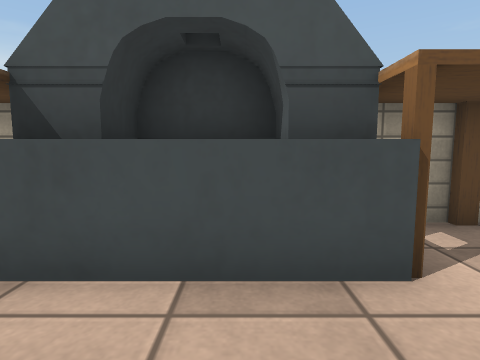
View 1 (above)

16 first-person views from a walk through a 3-D level made in the Unity game engine. The camera is 0.58 m above the floor, tilts 6° down and sees 80° across. The floor is counted in squares, 0.5 m on a side. Each view is taken from the middle of a square. On the plan, view 1 faces up. The plan holds only what a view shows up to about 12 squares ahead; the rest is blank. The place goes on beyond the plan. Some surface patterns are stand-ins.

View 2
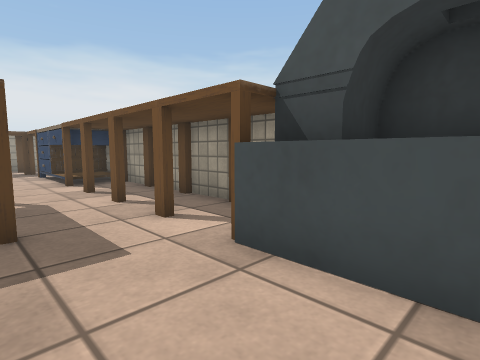

View 3
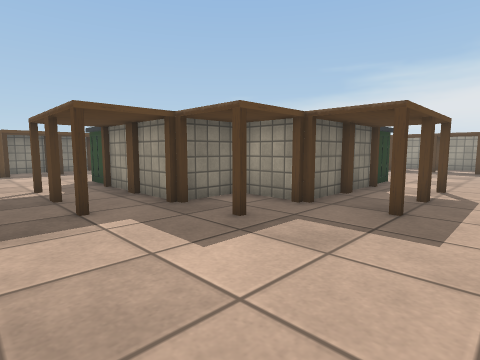

View 4
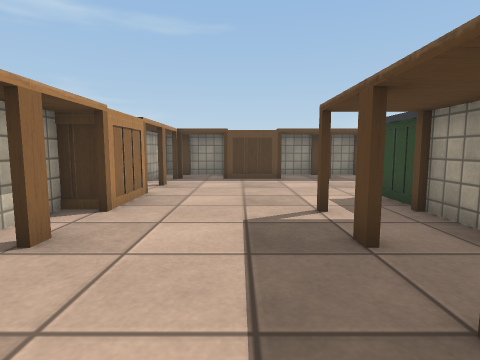

View 5
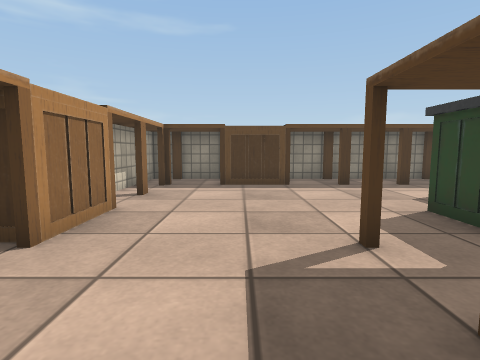

View 6
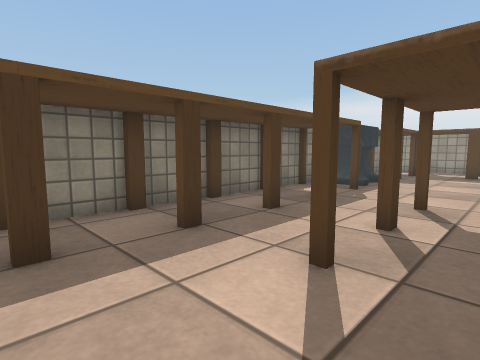

View 7
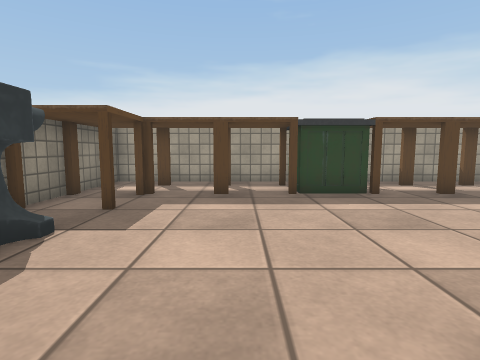

View 8
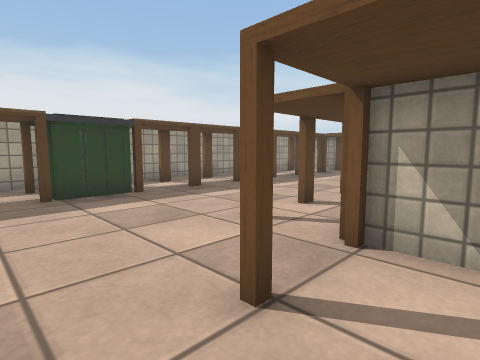

View 9
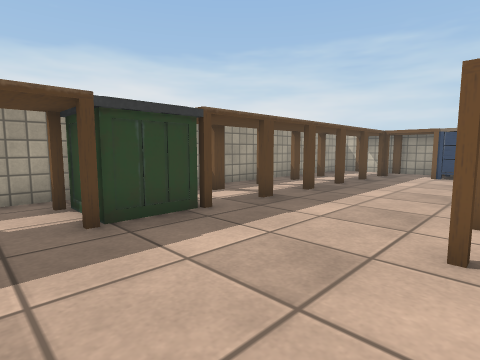

View 10
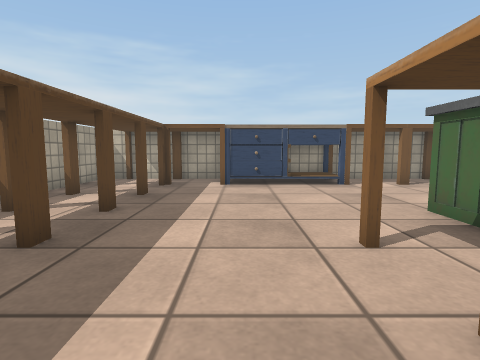

View 11
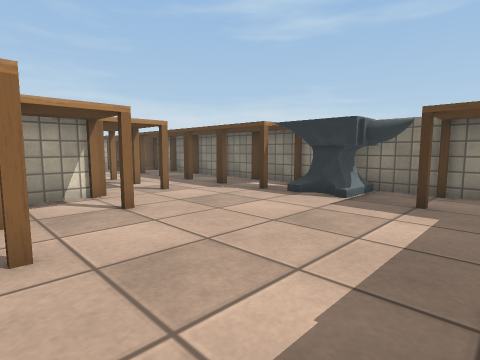

View 12
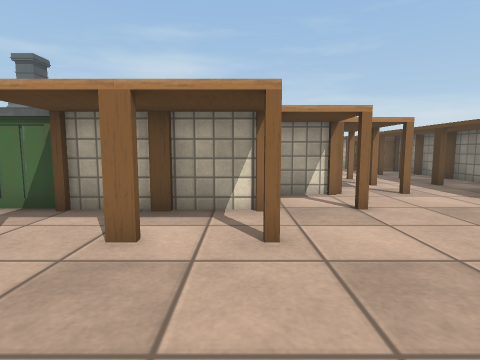

View 13
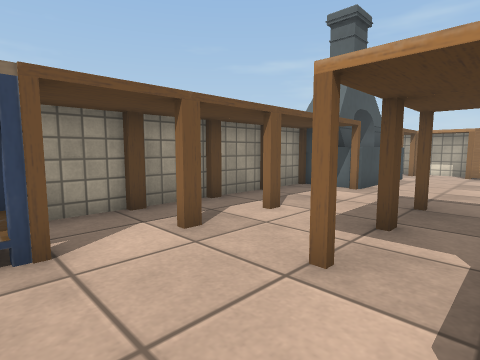

View 14
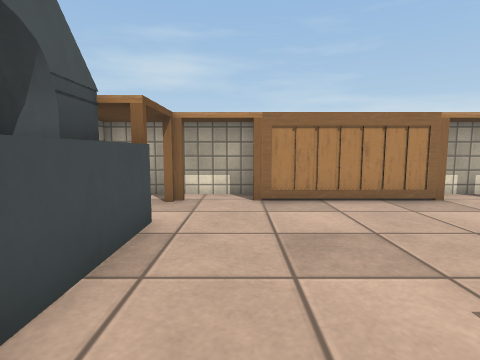

View 15
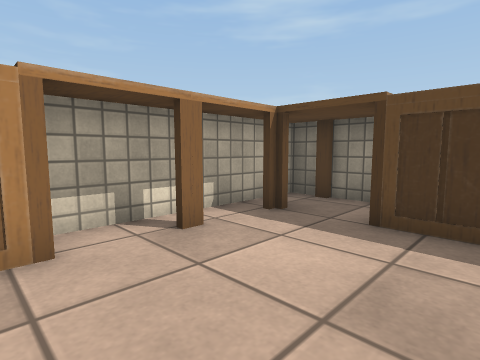

View 16
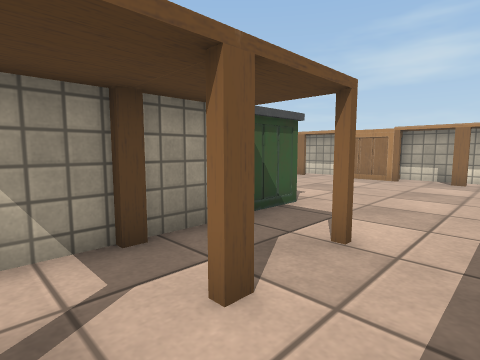

### Floor plan
Points are (right, up) in squares from view 1. A wall is a line through its corners. A room is listed if a view was taken in it or the views show most of it. See-through windows are left out.
Room 1 (views 1, 2, 3, 4, 5, 6, 7, 8, 9, 10, 11, 12, 13, 14, 15, 16)
walls: (-8.4, -1.5) (-4.9, -1.5); (-9.2, -7.5) (-10.5, -7.5) (-10.5, -3.6); (-4.5, -1.8) (-4.5, -3.2); (-4.2, -3.5) (-2.8, -3.5); (-8.5, -9.4) (-8.5, -8); (-2.5, -3.9) (-2.5, -7.4); (-5.1, -9.5) (-7.8, -9.5); (-14.8, 4.5) (-19.1, 4.5); (-2.6, 4.5) (-12.4, 4.5); (-19.5, 4) (-19.5, 2.9); (4.5, 1.5) (4.5, 4.5) (2.1, 4.5); (4.5, -7.6) (4.5, -4.4); (-19.5, -14.8) (-19.5, -15.5) (-1, -15.5); (1.8, -15.5) (4.5, -15.5) (4.5, -9.4)
objects: other object (-18, -15) to (-17, -14); other object (-18, -13) to (-17, -12); other object (-18, -11) to (-17, -10); bin (-18, -9) to (-17, -8); other object (-18, -7) to (-17, -6); other object (-18, -5) to (-17, -4); other object (-18, -3) to (-17, -2); other object (-18, -1) to (-17, 0); other object (-18, 1) to (-17, 2); other object (-18, 3) to (-17, 4); other object (-16, -15) to (-15, -14); other object (-16, 3) to (-15, 4); anvil (-14, -15) to (-11, -14); other object (-14, 3) to (-11, 4); other object (-12, -7) to (-11, -6); other object (-12, -5) to (-11, -4); other object (-10, -15) to (-9, -14); other object (-10, -9) to (-9, -8); bin (-10, -3) to (-9, -2); other object (-10, 3) to (-9, 4); other object (-8, -15) to (-7, -14); other object (-8, -11) to (-7, -10); other object (-8, -1) to (-7, 0); other object (-8, 3) to (-7, 4); other object (-6, -15) to (-5, -14); other object (-6, -11) to (-5, -10); other object (-6, -1) to (-5, 0); other object (-6, 3) to (-5, 4); other object (-4, -15) to (-3, -14); bin (-4, -9) to (-3, -8); other object (-4, -3) to (-3, -2); other object (-4, 3) to (-3, 4); other object (-2, -15) to (-1, -14); other object (-2, -7) to (-1, -6); other object (-2, -5) to (-1, -4); other object (-2, 3) to (1, 4); other object (0, -15) to (1, -14); other object (2, -15) to (3, -14); other object (2, 3) to (3, 4); other object (4, -15) to (4, -14); other object (4, -13) to (4, -12); other object (4, -11) to (4, -10); other object (4, -9) to (4, -8); other object (4, -7) to (4, -6); other object (4, -5) to (5, -4); other object (4, -3) to (4, 0); other object (4, 1) to (5, 2); other object (4, 3) to (5, 4)

Positions as (right, up) in squares from view 1, and headings:
1: (0, 0), facing up
2: (0, 0), facing up-left
3: (1, 2), facing down-left
4: (1, -2), facing down
5: (1, -4), facing down
6: (-2, -10), facing down-left
7: (-9, -11), facing left
8: (-9, -11), facing up-left
9: (-12, -11), facing up-left
10: (-14, -7), facing up
11: (-16, -7), facing down-right
12: (-16, -7), facing right
13: (-11, -1), facing up-right
14: (-3, 1), facing right
15: (0, -9), facing down-right
16: (-8, -13), facing up-right
